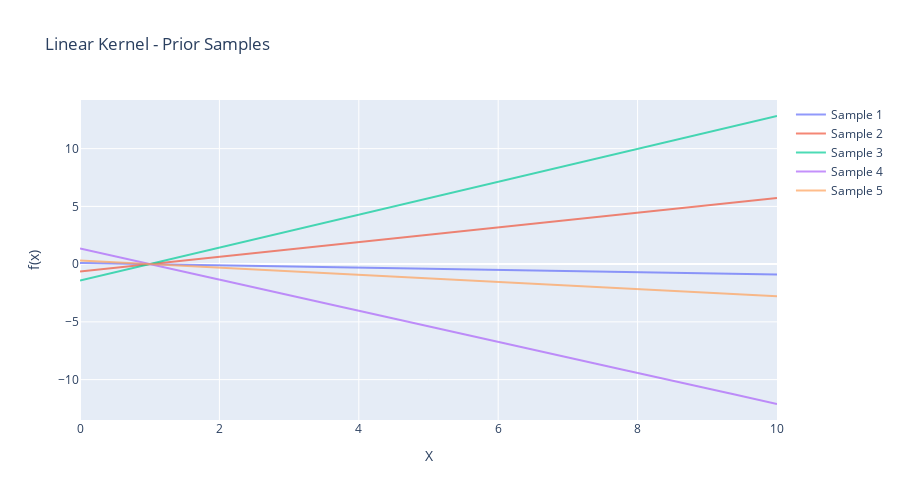

The code cell stored with this chart in its notebook:
### Markdown cell above
### The Linear Kernel for Trends

Sometimes your data contains linear or polynomial trends. The Linear kernel captures this by computing covariance proportional to the inner product of input locations. Unlike the stationary kernels we've seen, the Linear kernel is *non-stationary*—the covariance depends on the absolute position, not just the distance between points.

### Code cell
# Demonstrate linear kernel
X_grid = np.linspace(0, 10, 200)

c = 1.0  # Center point
variance = 1.0

cov_linear = variance * pm.gp.cov.Linear(1, c=c)

fig = plot_gp_prior_samples(
    X_grid,
    cov_linear,
    n_samples=5,
    title='Linear Kernel - Prior Samples'
)
fig.show()

### Figure 1 — Plotly figure (JSON) as saved in the notebook; plotly's stock layout.template omitted (floating-point values rounded to 4 significant figures; data arrays with more than 128 entries replaced by an {"elided": "..."} marker saying what was removed)
{"data": [{"line": {"width": 2}, "mode": "lines", "name": "Sample 1", "opacity": 0.7, "type": "scatter", "x": {"elided": "200 float values"}, "y": {"elided": "200 float values"}}, {"line": {"width": 2}, "mode": "lines", "name": "Sample 2", "opacity": 0.7, "type": "scatter", "x": {"elided": "200 float values"}, "y": {"elided": "200 float values"}}, {"line": {"width": 2}, "mode": "lines", "name": "Sample 3", "opacity": 0.7, "type": "scatter", "x": {"elided": "200 float values"}, "y": {"elided": "200 float values"}}, {"line": {"width": 2}, "mode": "lines", "name": "Sample 4", "opacity": 0.7, "type": "scatter", "x": {"elided": "200 float values"}, "y": {"elided": "200 float values"}}, {"line": {"width": 2}, "mode": "lines", "name": "Sample 5", "opacity": 0.7, "type": "scatter", "x": {"elided": "200 float values"}, "y": {"elided": "200 float values"}}], "layout": {"height": 500, "hovermode": "x unified", "title": {"text": "Linear Kernel - Prior Samples"}, "width": 900, "xaxis": {"title": {"text": "X"}}, "yaxis": {"title": {"text": "f(x)"}}}}
